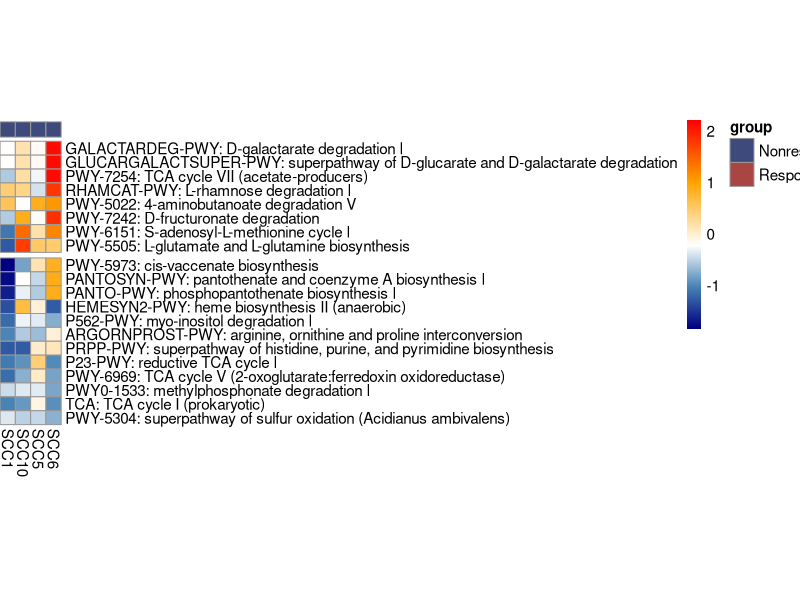
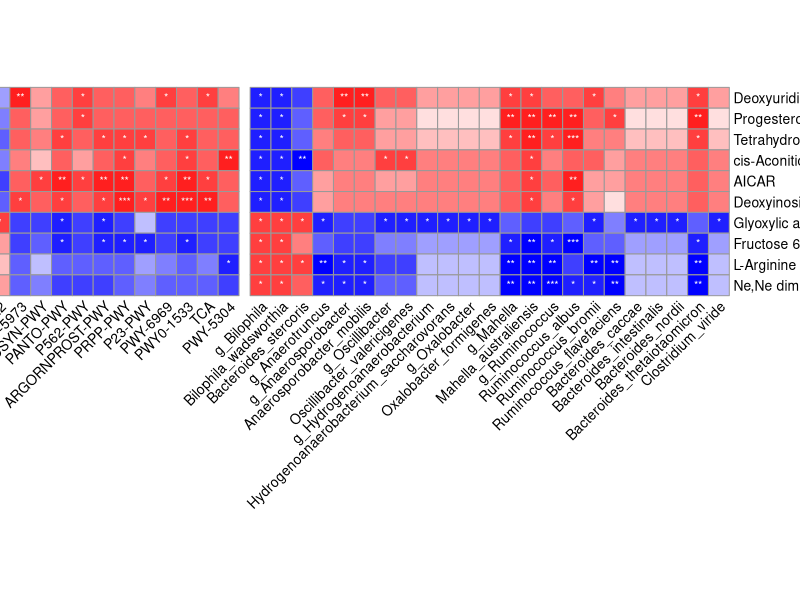

Reproduce these figures in R, in order. (Note: this script raises an error after producing the figures.)
## ---- chunk 1

rm(list=ls())
library(ggplot2)
library(vegan)
library(permute)
library(lattice)
library(plyr)
library(getopt)
library(ggfortify)
library(ade4)
library(ggpubr)
library(pheatmap)
library(cowplot)
library(reshape2)
library(psych)
library(openxlsx)
library(ggrepel)
color=c("#A94643","#3E4A7B","#BCBDB8")


## ---- chunk 2
group = read.csv("../analysis/A01.1-add-meta/non-melanoma-cohort-sample_10_10.csv",check.names = F)

group = group[order(group$days.sample.collect),]
group = group[order(match(group$patient_rename,unique(group$patient_rename))),]
group=group[group$clinical.response %in% c("Responder","Nonresponder"),]
group = group[order(match(group$clinical.response,c("Responder","Nonresponder"))),]
group = group[order(match(group$Tumor,unique(group$Tumor))),]


ID = unique(group$patient_rename)
rownames(group)=group$sample_id

first_sample = NULL
for(i in ID){
  tmp = group[group$patient_rename == i,]
  tmp = tmp[tmp$days.sample.collect == min(tmp$days.sample.collect),]
  first_sample = rbind(first_sample,tmp)
}

first_sample = as.data.frame(first_sample[first_sample$days.sample.collect < 180,])


first_sample = first_sample[first_sample$Tumor == "SCC",]

## ---- chunk 3

dat=read.csv("../analysis/A01.1-add-meta/jhmi-sears-non-melanoma.picrust2.pw.txt",sep="\t",row.names = 1,check.names = F)
differential = read.csv("../analysis/differential_analysis/combined/SCC/picrust2.pw/differential.txt",sep="\t",row.names = 1,check.names = F)
differential = na.omit(differential)
differential =differential[order(differential$log2_FC),]

description = read.csv("../analysis/A01.1-add-meta/picrust2_pw_description.txt",sep="\t",check.names = F,header=F)
rownames(description) = gsub("-","_",description$V1)
description = description[rownames(differential),]

dat = dat[,rownames(differential)]
colnames(dat) = paste(description$V1,description$V2,sep=": ")
  
first_sample = first_sample[order(first_sample$patient_rename),]
first_sample = first_sample[order(match(first_sample$clinical.response,c("Responder","Nonresponder"))),]
dat = dat[rownames(first_sample),]
rownames(dat) = first_sample$patient_rename
colnames(dat) = gsub('.c_.+.f','.f',colnames(dat))
colnames(dat) =  gsub('k_Bacteria.','',colnames(dat))
pw = dat




anncolo_all = list(group = c("Nonresponder"="#3E4A7B","Responder" ="#A94643"))
ann_col=data.frame(group=first_sample$clinical.response)
rownames(ann_col)=rownames(dat)
nrow(ann_col[ann_col$group =="Responder",])
dat=as.data.frame(scale(dat))
bk1 <- c(seq(floor(min(dat)),0,by=0.01))
bk2 <- c(seq(0,ceiling(max(dat)),by=0.01))
pheatmap(t(dat),cellheight = 10,cellwidth = 11,cluster_rows = F,
           annotation_col = ann_col,fontsize = 11,
           annotation_names_row=FALSE,annotation_names_col = FALSE,annotation_legend = TRUE,
         gaps_col = c(nrow(first_sample[first_sample$clinical.response == "Responder",])),
           annotation_colors = anncolo_all,gaps_row = c(8),
           cluster_cols = F,show_colnames=T,
  	color = c(colorRampPalette(colors = c("navy","SteelBlue","white"))(length(bk1)),
                                              colorRampPalette(colors = c("white","orange","red"))(length(bk2))),
  	)->y

  A<-plot_grid(y$gtable)
  

## ---- chunk 4
plotPath = function(pathway_result){
  colnames(pathway_result) = c("pathway", "Total.Cmpd","Hits" , "Raw.p","-log10(p)" ,"Holm.adjust","FDR" ,"Impact" )
  
  plot_pathway = ggplot(pathway_result,aes(x=Impact, y=`-log10(p)`))+geom_point(aes(color=`-log10(p)`,size=Impact))+
  scale_colour_gradient(limits=c(0, round(max(pathway_result$`-log10(p)`),0)), low="red",high = "yellow") +
  geom_text_repel(data=subset(pathway_result, `-log10(p)` > 1 & Impact > 0),aes(Impact,`-log10(p)`,label=pathway),hjust=-0.2,vjust=-1)+ggtitle(" ")+
  theme_bw()+ylab("-log10(pvalue)")+theme(
      axis.text=element_text(size=12,colour="black"),text=element_text(size=12,colour="black"),
      plot.title =element_text(size=12,colour="black",hjust = 0.5),
      axis.title = element_text(size=12,colour="black"))
}


pathway_result= read.csv("../analysis/differential_analysis/metabolite/Diff_metabolite_pathway/result/pathway_results.csv")
colnames(pathway_result) = c("pathway", "Total.Cmpd","Hits" , "Raw.p","-log10(p)" ,"Holm.adjust","FDR" ,"Impact" )
pathway_result$group = "Using Differential Metabolites"
pathway_result_2= read.csv("../analysis/differential_analysis/metabolite/Pathway_analysis/result/pathway_results.csv")
colnames(pathway_result_2) = c("pathway", "Total.Cmpd","Hits" , "Raw.p","-log10(p)" ,"Holm.adjust","FDR" ,"Impact" )
pathway_result_2$group = "Using All Metabolites"

plot_pathway = as.data.frame(rbind(pathway_result,pathway_result_2))
plot_pathway$`-log10(p)` = as.numeric(plot_pathway$`-log10(p)`)
plot_pathway$Impact = as.numeric(plot_pathway$Impact)
plot_b_pathway = ggplot(plot_pathway,aes(x=Impact, y=`-log10(p)`))+geom_point(aes(color=`-log10(p)`,size=Impact))+
  scale_colour_gradient(limits=c(0, round(max(plot_pathway$`-log10(p)`),0)), low="red",high = "yellow") +
  geom_text_repel(data=subset(plot_pathway, `-log10(p)` > 1 & Impact > 0),aes(Impact,`-log10(p)`,label=pathway),hjust=-0.2,vjust=-1)+ggtitle(" ")+
  theme_bw()+ylab("-log10(pvalue)")+facet_wrap(~group,nrow=2,scales = "free")+
  theme(
      axis.text=element_text(size=12,colour="black"),text=element_text(size=12,colour="black"),
      plot.title =element_text(size=12,colour="black",hjust = 0.5),
      axis.title = element_text(size=12,colour="black"))


## ---- chunk 5
boxplot <- function(name_map,input){
  name_map = name_map[name_map$Pathway !="",]
  input = input[,c("group",name_map$Query)]
 range_value = NULL
  for(i in 2:ncol(input)){
    range_value=c(range_value,list(c(range(input[,i])[1],range(input[,i])[2]*1.3)))
  }
plot = melt(input)
colnames(plot) = c("response","variable","value")
plot$response = factor(plot$response,levels = c("Responder","Nonresponder"))
a = ggplot(plot, aes(x =response, y =value ,fill=response))+
  geom_boxplot(width=0.4) +# geom_point()+
  scale_fill_manual(values=c("Nonresponder"="#3E4A7B","Responder" ="#A94643"))+ scale_colour_manual(values=c("Nonresponder"="#3E4A7B","Responder" ="#A94643"))+ 
  # statistical analysis
  stat_compare_means(comparisons =list(c("Nonresponder","Responder")),method = 't.test',size=4)+
  theme_bw()+xlab("")+ylab("")+ggtitle(" ")+scale_y_continuous(expand = expansion(mult = c(0, 0.1)))+
  facet_wrap(~variable, scales = "free",ncol=5)+
theme(panel.grid.major = element_blank(),
        panel.grid.minor = element_blank(),
      axis.text=element_text(size=12,colour="black"),text=element_text(size=12,colour="black"),
      plot.title =element_text(size=12,colour="black",hjust = 0.5),
      axis.title = element_text(size=12,colour="black"),axis.text.x = element_blank(),axis.ticks.x = element_blank())
return(a)
}


name_map = read.csv("../analysis/differential_analysis/metabolite/Diff_metabolite_pathway/result/name_map.csv")
input = read.csv("../analysis/differential_analysis/metabolite/Diff_metabolite_pathway/result/input_pathway_diff_metabo.csv",row.names = 1,check.names = F)
boxplot_diff = boxplot(name_map,input)

## ---- chunk 6
dat = read.csv("../analysis/differential_analysis/combined/SCC/differential_genus_species.csv",row.names = 1)
dat = as.data.frame(t(dat))
first_sample = first_sample[order(first_sample$patient_rename),]
first_sample = first_sample[order(match(first_sample$clinical.response,c("Responder","Nonresponder"))),]
genus = dat[first_sample$patient_rename,]
pw_genus =as.data.frame(cbind(pw[first_sample$patient_rename,],genus)) 
colnames(pw_genus) =gsub("\\:.*", "", colnames(pw_genus))


correlation_plot = function(name_map,metabolite_data){
  name_map=name_map[name_map$Pathway != "",]
metabolite_data=metabolite_data[,name_map$Query]
metabolite_data=metabolite_data[first_sample$sample_id,]
rownames(metabolite_data) = first_sample$patient_rename


ct <- corr.test(metabolite_data,pw_genus,
                  method="spearman",
                  adjust="BH",
                  alpha =0.05) 
pvalue<-ct$p
p=pvalue
p <- pvalue[apply(pvalue,1,min,na.rm=T)<0.05,]
p <- p[,apply(p,2,min,na.rm=T)<0.05]
p = as.data.frame(p)
plot = ct$r
plot= plot[rownames(p),]
plot = plot[,colnames(p)]

###pheatmap
mycol<-c(colorRampPalette(c('blue','white'))(9),
         colorRampPalette(c('white','white'))(3),
         colorRampPalette(c('white','red'))(9))
bk<-seq(-1,1,by=0.1)

label<-matrix("", nrow=nrow(p), ncol=ncol(p))
label[which(p<0.05)]<-"*"
label[which(p<0.01)]<-"**"
label[which(p<0.001)]<-"***"
mycol<-c(colorRampPalette(c('blue','white'))(9),
         colorRampPalette(c('white','white'))(3),
         colorRampPalette(c('white','red'))(9))

pheatmap(plot,cellwidth = 15,cellheight = 15,cluster_rows = T,
         cluster_cols=F,display_numbers = label,angle_col = 45,number_color = "white",
         color=mycol,legend_breaks = seq(-1,1,by=0.2),gaps_col = c(15,15),
         breaks=bk)->y
C<-plot_grid(y$gtable)
return(C)
}


name_map = read.csv("../analysis/differential_analysis/metabolite/Diff_metabolite_pathway/result/name_map.csv")
metabolite_data = read.csv("../analysis/differential_analysis/metabolite/Diff_metabolite_pathway/result/input_pathway_diff_metabo.csv",row.names = 1,check.names = F)
correlation_diff = correlation_plot(name_map,metabolite_data)
## ---- chunk 7
# combine
fist_col = ggarrange( A, plot_b_pathway,nrow = 2,heights  =c(1,1),labels=c("A","B"))
second_col = ggarrange( boxplot_diff, correlation_diff,nrow = 2,heights  =c(1,1),labels=c("C","D"))
all = ggarrange( fist_col, second_col,ncol = 2,widths  =c(1,1.3))
ggsave(all,file="../analysis/Graph/Fig 4.pdf", width=23, height=10)
